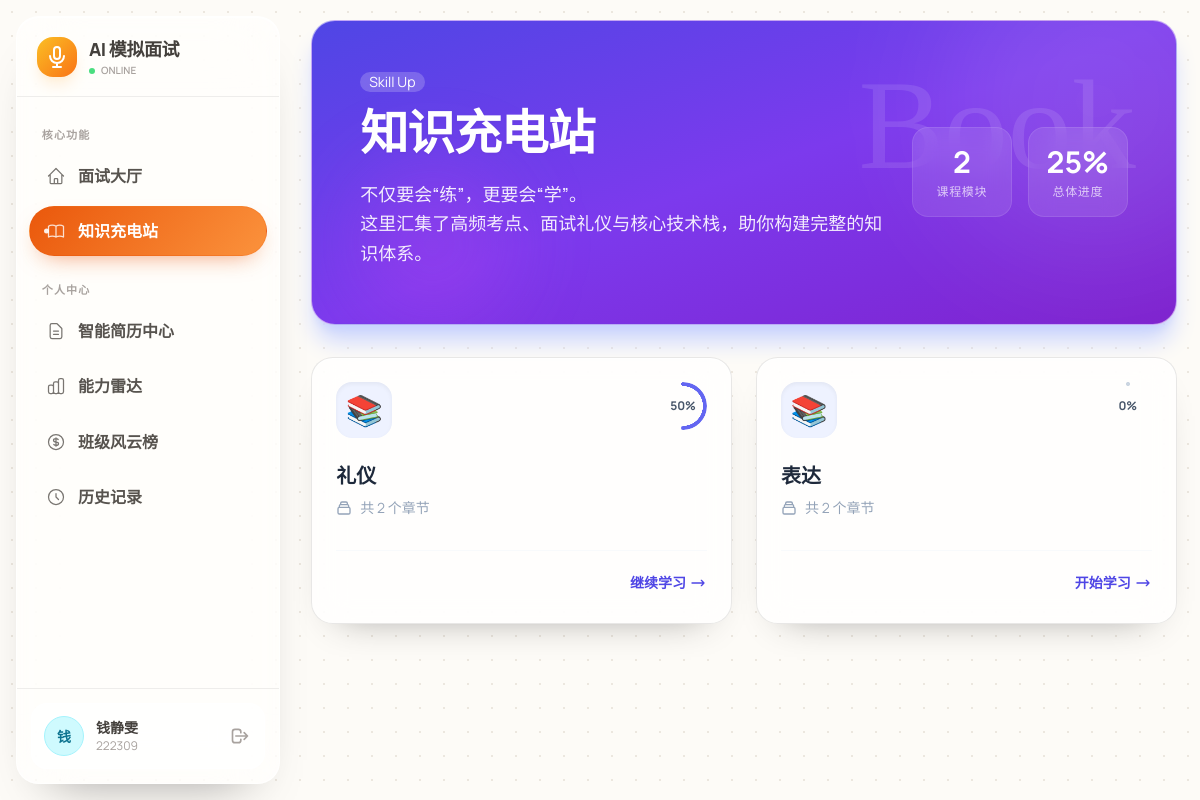
The page /learning (signed in) on the database its author committed.
### app/models.py (models this page shows, shortened)
class User(UserMixin, db.Model):
    __tablename__ = 'users'
    id = db.Column(db.Integer, primary_key=True)
    username = db.Column(db.String(50), unique=True, nullable=False)
    password_hash = db.Column(db.String(128))
    truename = db.Column(db.String(50))
    student_id = db.Column(db.String(20), unique=True)
    role = db.Column(db.String(20), default='student')
    department = db.Column(db.String(50))
    class_name = db.Column(db.String(50))
    resume_text = db.Column(db.Text)
    resume_tags = db.Column(db.String(255))  # 用逗号分隔的字符串存储
    profile_info = db.Column(db.JSON)
    created_at = db.Column(db.DateTime, default=datetime.now)

class LearningCategory(db.Model):
    __tablename__ = 'learning_categories'
    id = db.Column(db.Integer, primary_key=True)
    name = db.Column(db.String(50), nullable=False)
    icon = db.Column(db.String(20), default='📚')  # Emoji 图标
    sort_order = db.Column(db.Integer, default=0)
    materials = db.relationship('LearningMaterial', backref='category', cascade='all, delete-orphan',
                                order_by='LearningMaterial.sort_order')

### app/routes.py (the view)
@bp.route('/learning')
@login_required
def learning_index():
    categories = LearningCategory.query.order_by(LearningCategory.sort_order).all()
    progress_map = {}  # {cat_id: percent}
    my_done_ids = [p.material_id for p in UserLearningProgress.query.filter_by(user_id=current_user.id).all()]
    for cat in categories:
        total_m = len(cat.materials)
        if total_m == 0:
            progress_map[cat.id] = 0
        else:
            done_count = sum(1 for m in cat.materials if m.id in my_done_ids)
            progress_map[cat.id] = int((done_count / total_m) * 100)
    return render_template('learning_index.html', categories=categories, progress_map=progress_map)

### app/templates/learning_index.html (shortened to what this page needs)
{% extends "base.html" %}
{% block content %}
<div class="space-y-8 pb-10">
    <div class="hero rounded-3xl bg-gradient-to-br from-indigo-600 via-violet-600 to-purple-700 text-white shadow-xl shadow-indigo-200 overflow-hidden relative group">
        <div class="absolute -top-20 -right-20 w-80 h-80 bg-white/10 rounded-full blur-3xl group-hover:scale-110 transition-transform duration-700"></div>
        <div class="absolute bottom-0 left-10 w-40 h-40 bg-fuchsia-500/20 rounded-full blur-2xl"></div>
        <div class="absolute right-10 top-10 opacity-10 text-9xl font-serif select-none pointer-events-none">
            Book
        </div>
        <div class="hero-content flex-col md:flex-row justify-between w-full p-8 md:p-12 z-10">
            <div class="max-w-xl">
                <div class="badge badge-primary bg-white/20 border-none text-white mb-4 backdrop-blur-sm">
                    Skill Up
                </div>
                <h1 class="text-4xl md:text-5xl font-extrabold tracking-tight mb-4 drop-shadow-sm">
                    知识充电站
                </h1>
                <p class="py-2 opacity-90 text-lg font-medium leading-relaxed">
                    不仅要会“练”，更要会“学”。<br>
                    这里汇集了高频考点、面试礼仪与核心技术栈，助你构建完整的知识体系。
                </p>
            </div>
            <div class="hidden md:flex gap-4">
                <div class="bg-white/10 backdrop-blur-md rounded-2xl p-4 text-center min-w-[100px] border border-white/10">
                    <div class="text-3xl font-bold">{{ categories|length }}</div>
                    <div class="text-xs opacity-70 uppercase tracking-wider mt-1">课程模块</div>
                </div>
                <div class="bg-white/10 backdrop-blur-md rounded-2xl p-4 text-center min-w-[100px] border border-white/10">
                    <div class="text-3xl font-bold">
                        {% set total_progress = progress_map.values() | sum %}
                        {% set count = progress_map | length %}
                        {{ (total_progress / count)|int if count > 0 else 0 }}%
                    </div>
                    <div class="text-xs opacity-70 uppercase tracking-wider mt-1">总体进度</div>
                </div>
            </div>
        </div>
    </div>
    <div class="grid grid-cols-1 md:grid-cols-2 xl:grid-cols-3 gap-6">
        {% for cat in categories %}
            {% set progress = progress_map[cat.id] %}
            {% set progress_color = 'text-slate-300' %}
            {% if progress == 100 %}
                {% set progress_color = 'text-emerald-500' %}
            {% elif progress > 0 %}
                {% set progress_color = 'text-indigo-500' %}
            {% endif %}
        <a href="{{ url_for('routes.learning_detail', material_id=cat.materials[0].id) if cat.materials else '#' }}"
           class="card bg-white shadow-[0_2px_15px_-3px_rgba(0,0,0,0.07),0_10px_20px_-2px_rgba(0,0,0,0.04)] border border-slate-100 hover:shadow-xl hover:-translate-y-1 transition-all duration-300 group h-full">
            <div class="card-body p-6">
                <div class="flex justify-between items-start mb-4">
                    <div class="w-14 h-14 rounded-2xl bg-indigo-50 flex items-center justify-center text-3xl shadow-inner group-hover:scale-110 transition-transform duration-300">
                        {{ cat.icon }}
                    </div>
                    <div class="relative flex items-center justify-center">
                        <div class="radial-progress {{ progress_color }} transition-all duration-500 group-hover:scale-110"
                             style="--value:{{ progress }}; --size:3rem; --thickness: 4px;">
                            <span class="text-xs font-bold text-slate-600">{{ progress }}%</span>
                        </div>
                    </div>
                </div>
                <div class="flex-1">
                    <h2 class="card-title text-xl font-bold text-slate-800 group-hover:text-indigo-600 transition-colors mb-2">
                        {{ cat.name }}
                    </h2>
                    <div class="flex items-center gap-2 text-sm text-slate-400">
                        <span>共 {{ cat.materials|length }} 个章节</span>
                    </div>
                </div>
                <div class="card-actions justify-end mt-6 pt-4 border-t border-slate-50">
                    {% if progress == 100 %}
                        <button class="btn btn-sm btn-ghost text-emerald-600 gap-1 pl-0">
                            <svg xmlns="http://www.w3.org/2000/svg" class="h-4 w-4" viewBox="0 0 20 20" fill="currentColor"><path fill-rule="evenodd" d="M10 18a8 8 0 100-16 8 8 0 000 16zm3.707-9.293a1 1 0 00-1.414-1.414L9 10.586 7.707 9.293a1 1 0 00-1.414 1.414l2 2a1 1 0 001.414 0l4-4z" clip-rule="evenodd" /></svg>
                            已学完，去复习
                        </button>
                    {% else %}
                        <button class="btn btn-sm btn-ghost text-indigo-600 gap-1 pr-0 group-hover:translate-x-1 transition-transform">
                            {{ '继续学习' if progress > 0 else '开始学习' }}
                            <svg xmlns="http://www.w3.org/2000/svg" class="h-4 w-4" fill="none" viewBox="0 0 24 24" stroke="currentColor"><path stroke-linecap="round" stroke-linejoin="round" stroke-width="2" d="M17 8l4 4m0 0l-4 4m4-4H3" /></svg>
                        </button>
                    {% endif %}
                </div>
            </div>
        </a>
        {% endfor %}
    </div>
</div>
{% endblock %}

### app/templates/base.html (shortened to what this page needs)
<!DOCTYPE html>
<html data-theme="cupcake" lang="zh-CN">
<head>
    <link href="https://cdn.jsdelivr.net/npm/daisyui@4.12.10/dist/full.min.css" rel="stylesheet" type="text/css" />
    <script src="https://cdn.tailwindcss.com"></script>
</head>
<body class="antialiased">
    <aside id="sidebar" class="fixed sidebar-transition transform -translate-x-full lg:translate-x-0 flex flex-col">
        <div class="h-20 flex items-center px-5 border-b border-stone-200/70">
            <a href="{{ url_for('routes.home') }}" class="flex items-center gap-3 w-full group">
                <div class="w-10 h-10 rounded-2xl bg-gradient-to-br from-amber-400 to-orange-500 flex items-center justify-center shadow-lg shadow-orange-100 group-hover:rotate-3 transition-transform duration-300">
                    <svg xmlns="http://www.w3.org/2000/svg" class="h-6 w-6 text-white" fill="none" viewBox="0 0 24 24" stroke="currentColor">
                        <path stroke-linecap="round" stroke-linejoin="round" stroke-width="2" d="M19 11a7 7 0 01-7 7m0 0a7 7 0 01-7-7m7 7v4m0 0H8m4 0h4m-4-8a3 3 0 01-3-3V5a3 3 0 116 0v6a3 3 0 01-3 3z" />
                    </svg>
                </div>
                <div>
                    <h1 class="text-lg font-extrabold text-stone-700 tracking-tight">AI 模拟面试</h1>
                    <div class="flex items-center gap-1.5">
                        <span class="w-1.5 h-1.5 rounded-full bg-green-400 animate-pulse"></span>
                        <p class="text-[10px] text-stone-400 font-semibold uppercase">Online</p>
                    </div>
                </div>
            </a>
        </div>
        <nav class="flex-1 overflow-y-auto sidebar-content px-3 py-2.5">
            <div class="menu-section-title">核心功能</div>
            <ul class="space-y-1">
                <li>
                    <a href="{{ url_for('routes.home') }}" class="menu-item flex items-center gap-3 px-4 py-3 {{ 'active' if request.endpoint == 'routes.home' else '' }}">
                        <span>面试大厅</span>
                    </a>
                </li>
                <li>
                    <a href="{{ url_for('routes.learning_index') }}" class="menu-item flex items-center gap-3 px-4 py-3 {{ 'active' if request.endpoint and 'learning' in request.endpoint else '' }}">
                        <span>知识充电站</span>
                    </a>
                </li>
            </ul>
            <div class="menu-section-title">个人中心</div>
            <ul class="space-y-1">
                <li>
                    <a href="{{ url_for('routes.resume_dashboard') }}" class="menu-item flex items-center gap-3 px-4 py-3 {{ 'active' if request.endpoint in ['routes.resume_dashboard', 'routes.resume_edit', 'routes.resume_builder', 'routes.profile_basic'] else '' }}">
                        <span>智能简历中心</span>
                    </a>
                </li>
                <li>
                    <a href="{{ url_for('routes.ability_radar') }}" class="menu-item flex items-center gap-3 px-4 py-3 {{ 'active' if request.endpoint == 'routes.ability_radar' else '' }}">
                        <span>能力雷达</span>
                    </a>
                </li>
                <li>
                    <a href="{{ url_for('routes.leaderboard') }}" class="menu-item flex items-center gap-3 px-4 py-3 {{ 'active' if request.endpoint == 'routes.leaderboard' else '' }}">
                        <span>班级风云榜</span>
                    </a>
                </li>
                <li>
                    <a href="{{ url_for('routes.history') }}" class="menu-item flex items-center gap-3 px-4 py-3 {{ 'active' if request.endpoint == 'routes.history' else '' }}">
                        <svg xmlns="http://www.w3.org/2000/svg" class="h-5 w-5 opacity-80" fill="none" viewBox="0 0 24 24" stroke="currentColor"><path stroke-linecap="round" stroke-linejoin="round" stroke-width="1.5" d="M12 8v4l3 3m6-3a9 9 0 11-18 0 9 9 0 0118 0z" /></svg>
                        <span>历史记录</span>
                    </a>
                </li>
            </ul>
        </nav>
        <div class="p-3.5 border-t border-stone-200/70">
            {% if current_user.is_authenticated %}
                {% set avatar_styles = [
                    'bg-rose-100 text-rose-700 border border-rose-200',
                    'bg-orange-100 text-orange-700 border border-orange-200',
                    'bg-emerald-100 text-emerald-700 border border-emerald-200',
                    'bg-cyan-100 text-cyan-700 border border-cyan-200',
                    'bg-blue-100 text-blue-700 border border-blue-200',
                    'bg-violet-100 text-violet-700 border border-violet-200',
                    'bg-fuchsia-100 text-fuchsia-700 border border-fuchsia-200'
                ] %}
                {% set style_class = avatar_styles[(current_user.id) % 7] %}
                <div class="flex items-center gap-3 w-full p-3 rounded-2xl border border-white/70 bg-white/55 backdrop-blur-xl">
                    <div class="avatar placeholder">
                        <div class="{{ style_class }} w-10 h-10 rounded-full grid place-items-center ring-2 ring-white/70">
                            <span class="text-sm font-bold leading-none select-none mt-[1px]">{{ current_user.truename[0] if current_user.truename else '我' }}</span>
                        </div>
                    </div>
                    <div class="flex-1 min-w-0 text-left">
                        <p class="text-sm font-extrabold text-stone-700 truncate">{{ current_user.truename }}</p>
                        <p class="text-xs text-stone-400 truncate">{{ current_user.username }}</p>
                    </div>
                    <a href="{{ url_for('auth.logout') }}" class="btn btn-ghost btn-xs btn-square text-stone-400 hover:text-red-500" title="退出登录">
                        <svg xmlns="http://www.w3.org/2000/svg" class="h-5 w-5" fill="none" viewBox="0 0 24 24" stroke="currentColor"><path stroke-linecap="round" stroke-linejoin="round" stroke-width="2" d="M17 16l4-4m0 0l-4-4m4 4H7m6 4v1a3 3 0 01-3 3H6a3 3 0 01-3-3V7a3 3 0 013-3h4a3 3 0 013 3v1" /></svg>
                    </a>
                </div>
            {% else %}
                <a href="{{ url_for('auth.login') }}" class="btn btn-primary w-full text-white">立即登录</a>
            {% endif %}
        </div>
    </aside>
    <main class="main-content transition-all duration-300">
        <div class="page-shell">
            {% block content %}{% endblock %}
        </div>
    </main>
</body>
</html>

### rows shown on the page
User: truename "钱", truename "钱静雯", username "222309"
LearningCategory: icon "📚", progress "50", name "礼仪", materials|length "2", value "继续学习"
LearningCategory: icon "📚", progress "0", name "表达", materials|length "2", value "开始学习"

### other values the page prints
{{ categories|length }} "2"
{{ (total_progress / count)|int if count > 0 else 0 }} "25"
